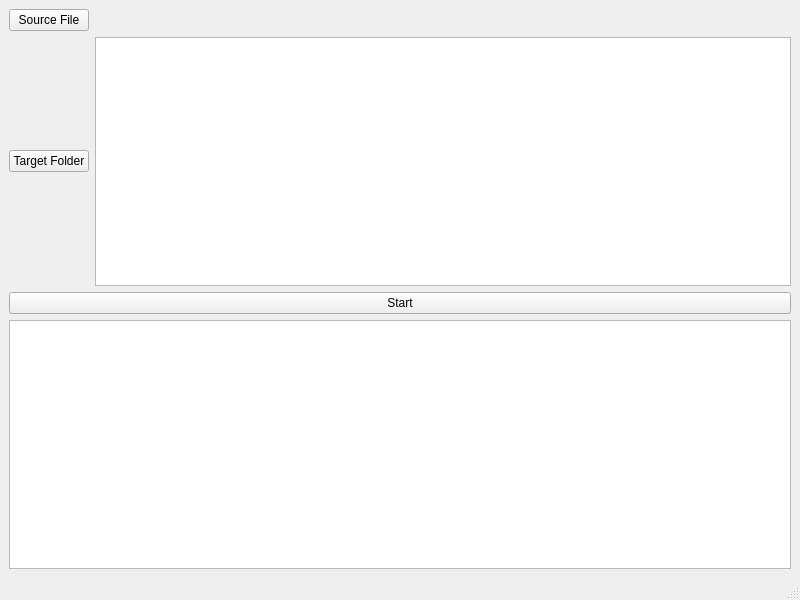
<?xml version="1.0" encoding="UTF-8"?>
<ui version="4.0">
 <class>MainWindow</class>
 <widget class="QMainWindow" name="MainWindow">
  <property name="geometry">
   <rect>
    <x>0</x>
    <y>0</y>
    <width>800</width>
    <height>600</height>
   </rect>
  </property>
  <property name="windowTitle">
   <string>MainWindow</string>
  </property>
  <widget class="QWidget" name="centralwidget">
   <property name="sizePolicy">
    <sizepolicy hsizetype="Expanding" vsizetype="Expanding">
     <horstretch>0</horstretch>
     <verstretch>0</verstretch>
    </sizepolicy>
   </property>
   <layout class="QGridLayout" name="gridLayout_2">
    <item row="0" column="0">
     <layout class="QGridLayout" name="gridLayout">
      <item row="1" column="0">
       <layout class="QHBoxLayout" name="horizontalLayout_2">
        <item>
         <widget class="QPushButton" name="buttonTargetFolder">
          <property name="text">
           <string>Target Folder</string>
          </property>
         </widget>
        </item>
        <item>
         <widget class="QListView" name="listViewTargetFolder"/>
        </item>
       </layout>
      </item>
      <item row="0" column="0">
       <layout class="QHBoxLayout" name="horizontalLayout">
        <item>
         <widget class="QPushButton" name="buttonSourceFile">
          <property name="text">
           <string>Source File</string>
          </property>
         </widget>
        </item>
        <item>
         <widget class="QLabel" name="labelSourceFile">
          <property name="sizePolicy">
           <sizepolicy hsizetype="Expanding" vsizetype="Preferred">
            <horstretch>0</horstretch>
            <verstretch>0</verstretch>
           </sizepolicy>
          </property>
          <property name="text">
           <string/>
          </property>
         </widget>
        </item>
       </layout>
      </item>
      <item row="2" column="0">
       <widget class="QPushButton" name="buttonStart">
        <property name="sizePolicy">
         <sizepolicy hsizetype="Expanding" vsizetype="Fixed">
          <horstretch>0</horstretch>
          <verstretch>0</verstretch>
         </sizepolicy>
        </property>
        <property name="text">
         <string>Start</string>
        </property>
       </widget>
      </item>
      <item row="3" column="0">
       <widget class="QTextEdit" name="textEditResult"/>
      </item>
     </layout>
    </item>
   </layout>
  </widget>
  <widget class="QMenuBar" name="menubar">
   <property name="geometry">
    <rect>
     <x>0</x>
     <y>0</y>
     <width>800</width>
     <height>33</height>
    </rect>
   </property>
  </widget>
  <widget class="QStatusBar" name="statusbar"/>
 </widget>
 <resources/>
 <connections/>
</ui>
